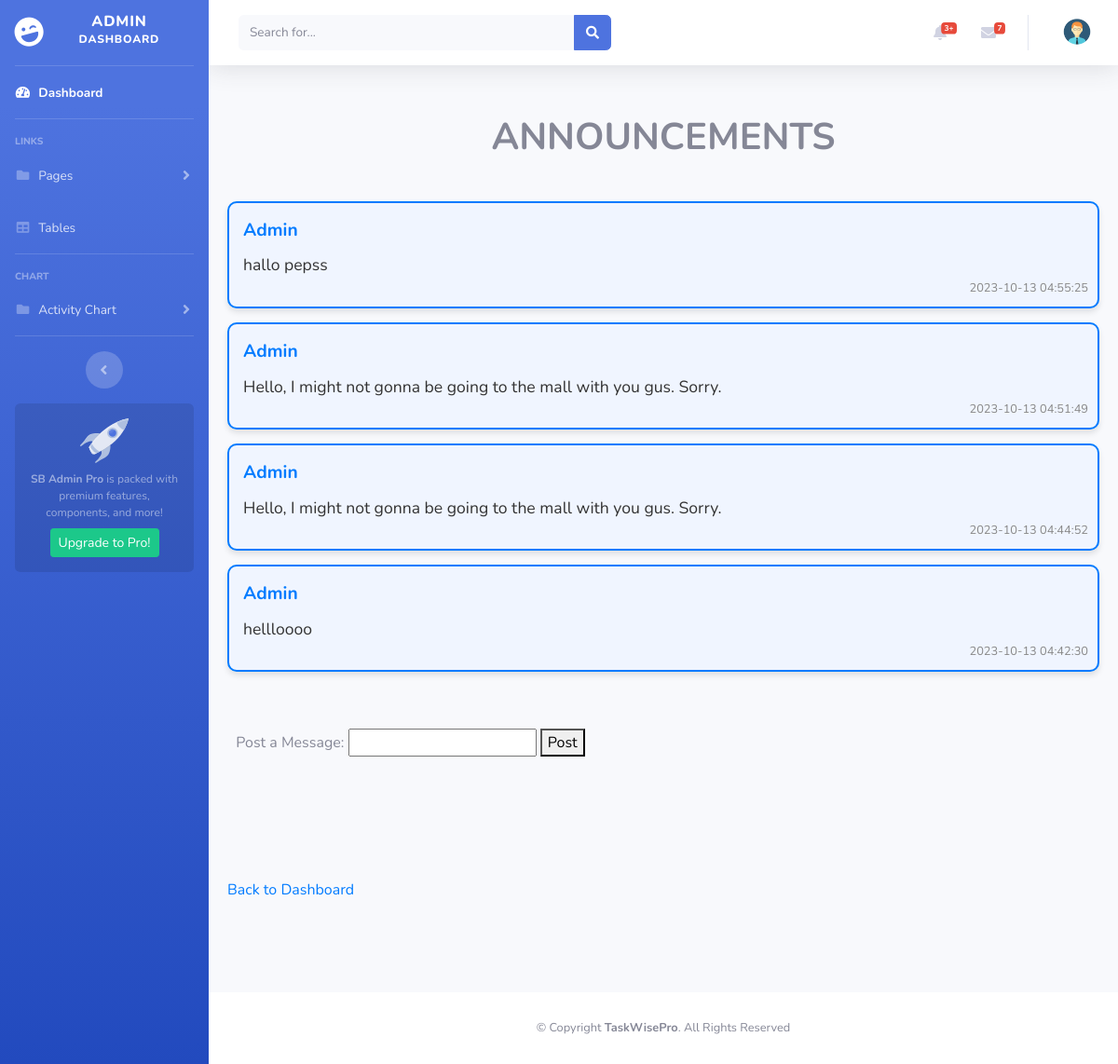
Page /landing/adminpage/messages.php on the earlier database version.
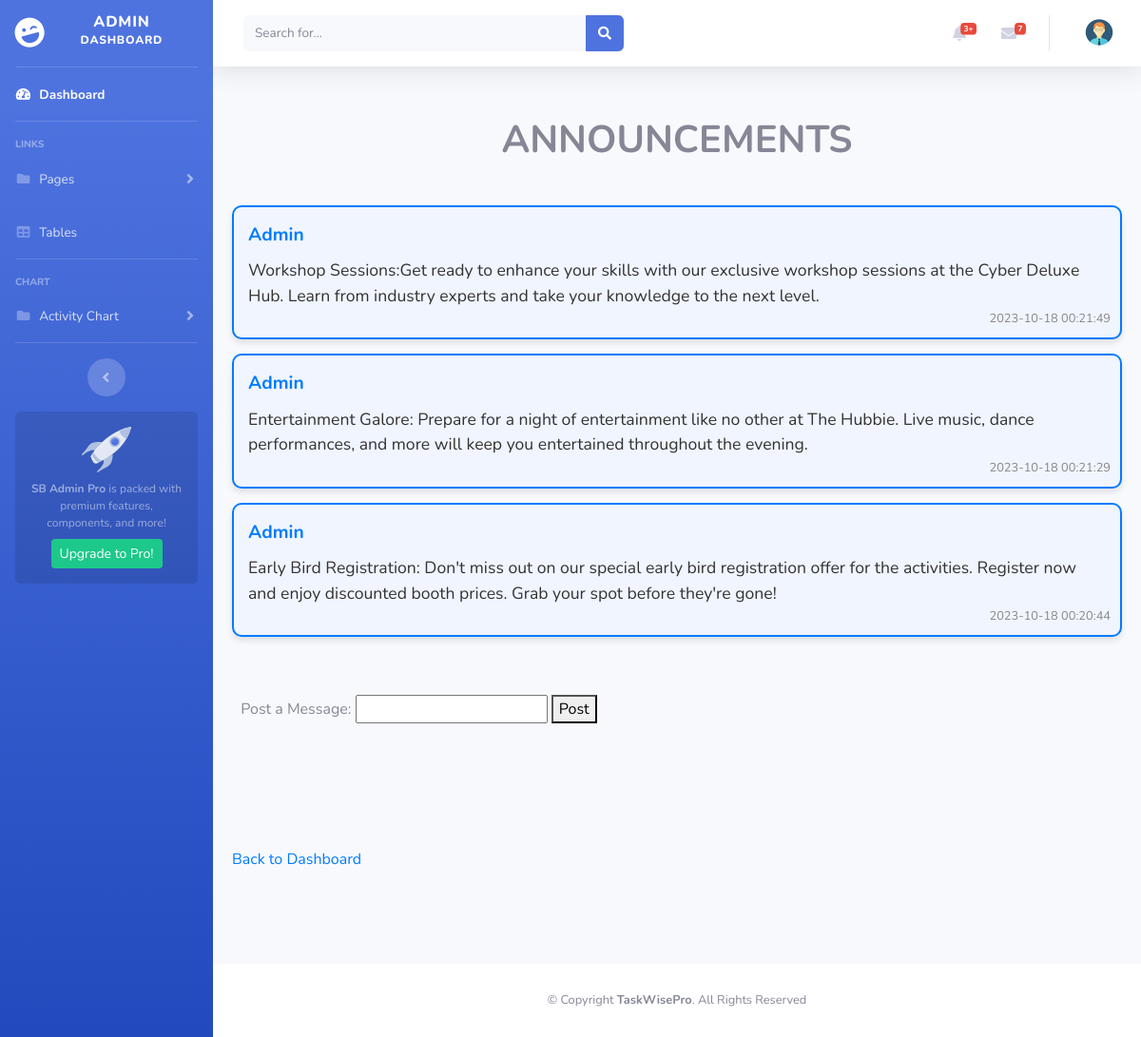
Same page on the later database version.
### tables this page shows
CREATE TABLE `messages` (
  `id` int(11) NOT NULL,
  `sender` varchar(255) DEFAULT NULL,
  `message` text DEFAULT NULL,
  `timestamp` timestamp NOT NULL DEFAULT current_timestamp() ON UPDATE current_timestamp()
);

### landing/adminpage/messages.php (the view, shortened to what this page needs)
<?php
$servername = "localhost";
$username = "root";
$password = "";
$dbname = "user_db";
$conn = new mysqli($servername, $username, $password, $dbname);
$sql = "SELECT * FROM messages ORDER BY timestamp DESC";
$result = $conn->query($sql);
$messages = [];
if ($result->num_rows > 0) {
    while ($row = $result->fetch_assoc()) {
        $messages[] = $row;
    }
}
include_once("../adminpage/include/header.php");
?>
<!DOCTYPE html>
<html>
<head>
</head>
<body>
    <h1>Announcements</h1>
    <ul class="message-list">
        <?php foreach ($messages as $message) { ?>
            <li>
                <strong><?= $message['sender'] ?></strong>
                <p><?= $message['message'] ?></p>
                <small><?= $message['timestamp'] ?></small>
            </li>
        <?php } ?>
    </ul>
    <form method="post" class="message-form">
        <label for="message">Post a Message:</label>
        <input type="text" id="message" name="message" required>
        <button type="submit">Post</button>
    </form>
    <a href="/lara/landing/adminpage/" class="back-link">Back to Dashboard</a>
</body>
</html>
<div style="margin-top: 10%;">
    <?php include_once("../adminpage/include/footer.php"); ?>

### landing/adminpage/include/header.php (shortened to what this page needs)
<!DOCTYPE html>
<html lang="en">
<head>
    <link href="/lara/landing/adminpage/assets/vendor/fontawesome-free/css/all.min.css" rel="stylesheet" type="text/css">
    <link href="/lara/landing/adminpage/assets/css/sb-admin-2.min.css" rel="stylesheet">
    <link href="/lara/landing/adminpage/assets/css/sb-admin-2.css" rel="stylesheet">
</head>
<body id="page-top">
    <div id="wrapper">
        <ul class="navbar-nav bg-gradient-primary sidebar sidebar-dark accordion" id="accordionSidebar">
            <a class="sidebar-brand d-flex align-items-center justify-content-center" href="/lara/landing/adminpage/index.php">
                <div class="sidebar-brand-icon rotate-n-15">
                    <i class="fas fa-laugh-wink"></i>
                </div>
                <div class="sidebar-brand-text mx-3">ADMIN <sup>Dashboard</sup></div>
            </a>
            <hr class="sidebar-divider my-0">
            <li class="nav-item active">
                <a class="nav-link" href="/lara/landing/adminpage/index.php">
                    <i class="fas fa-fw fa-tachometer-alt"></i>
                    <span>Dashboard</span></a>
            </li>
            <hr class="sidebar-divider">
            <div class="sidebar-heading">
                LINKS
            </div>
            <li class="nav-item">
                <a class="nav-link collapsed" href="#" data-toggle="collapse" data-target="#collapsePages"
                    aria-expanded="true" aria-controls="collapsePages">
                    <i class="fas fa-fw fa-folder"></i>
                    <span>Pages</span>
                </a>
            </li>
            <li class="nav-item">
                <a class="nav-link" href="/lara/landing/adminpage/tables.php">
                    <i class="fas fa-fw fa-table"></i>
                    <span>Tables</span></a>
            </li>
            <hr class="sidebar-divider">
            <div class="sidebar-heading">
                CHART
            </div>
            <li class="nav-item">
                <a class="nav-link collapsed" href="#" data-toggle="collapse" data-target="#collapsePage"
                    aria-expanded="true" aria-controls="collapsePage">
                    <i class="fas fa-fw fa-folder"></i>
                    <span>Activity Chart</span>
                </a>
            </li>
            <hr class="sidebar-divider d-none d-md-block">
            <div class="text-center d-none d-md-inline">
                <button class="rounded-circle border-0" id="sidebarToggle"></button>
            </div>
            <div class="sidebar-card d-none d-lg-flex">
                <img class="sidebar-card-illustration mb-2" src="/lara/landing/adminpage/assets/img/undraw_rocket.svg" alt="...">
                <p class="text-center mb-2"><strong>SB Admin Pro</strong> is packed with premium features, components, and more!</p>
                <a class="btn btn-success btn-sm" href="https://startbootstrap.com/theme/sb-admin-pro">Upgrade to Pro!</a>
            </div>
        </ul>
        <div id="content-wrapper" class="d-flex flex-column">
            <div id="content">
                <nav class="navbar navbar-expand navbar-light bg-white topbar mb-4 static-top shadow">
                    <form
                        class="d-none d-sm-inline-block form-inline mr-auto ml-md-3 my-2 my-md-0 mw-100 navbar-search">
                        <div class="input-group">
                            <input type="text" class="form-control bg-light border-0 small" placeholder="Search for..."
                                aria-label="Search" aria-describedby="basic-addon2">
                            <div class="input-group-append">
                                <button class="btn btn-primary" type="button">
                                    <i class="fas fa-search fa-sm"></i>
                                </button>
                            </div>
                        </div>
                    </form>
                    <ul class="navbar-nav ml-auto">
                        <li class="nav-item dropdown no-arrow mx-1">
                            <a class="nav-link dropdown-toggle" href="#" id="alertsDropdown" role="button"
                                data-toggle="dropdown" aria-haspopup="true" aria-expanded="false">
                                <i class="fas fa-bell fa-fw"></i>
                                <span class="badge badge-danger badge-counter">3+</span>
                            </a>
                        </li>
                        <li class="nav-item dropdown no-arrow mx-1">
                            <a class="nav-link dropdown-toggle" href="#" id="messagesDropdown" role="button"
                                data-toggle="dropdown" aria-haspopup="true" aria-expanded="false">
                                <i class="fas fa-envelope fa-fw"></i>
                                <span class="badge badge-danger badge-counter">7</span>
                            </a>
                        </li>
                        <li class="nav-item dropdown no-arrow">
                            <a class="nav-link dropdown-toggle" href="#" id="userDropdown" role="button"
                                data-toggle="dropdown" aria-haspopup="true" aria-expanded="false">
                                <img class="img-profile rounded-circle"
                                src="/lara/landing/assets/img/vectors/admin.png">
                            </a>
                        </li>
                    </ul>
                </nav>
</div>

### landing/adminpage/include/footer.php (shortened to what this page needs)
<footer class="sticky-footer bg-white" style="width: 100%; padding: 2rem 0; flex-shrink: 0;">
    <div class="container my-auto">
        <div class="copyright text-center my-auto">
            &copy; Copyright <strong><span>TaskWisePro</span></strong>. All Rights Reserved
        </div>
    </div>
</footer>
</div>
</div>
</body>
</html>

### landing/adminpage/messages.php (style rules this page uses)
.message-list { list-style-type: none; padding: 0; }
.message-list li { background-color: #f0f5ff; border: 2px solid #007bff; border-radius: 10px; padding: 15px; box-shadow: 0 4px 6px rgba(0, 0, 0, 0.1); position: relative; margin: 15px 20px 15px 20px; }
.message-list li strong { font-weight: bold; color: #007bff; font-size: 1.2em; }
.message-list li p { margin-top: 10px; color: #333; font-size: 1.1em; }
.message-list li small { position: absolute; bottom: 10px; right: 10px; color: #888; }
.back-link { text-decoration: none; color: #007bff; margin: 10% 0 0 20px; }
h1 { margin: 3% 0 3% 0; text-align: center; text-transform: uppercase; font-weight: bolder; }
.message-form { margin: 3% 0 3% 3%; }

Differences in the rows shown:
removed messages: sender "Admin", message "hallo pepss", timestamp "2023-10-13 04:55:25"
removed messages: sender "Admin", message "Hello, I might not gonna be going to the mall with you gus. Sorry.", timestamp "2023-10-13 04:51:49"
removed messages: sender "Admin", message "Hello, I might not gonna be going to the mall with you gus. Sorry.", timestamp "2023-10-13 04:44:52"
removed messages: sender "Admin", message "hellloooo", timestamp "2023-10-13 04:42:30"
added messages: sender "Admin", message "Workshop Sessions:Get ready to enhance your skills with our exclusive workshop sessions at the Cyber Deluxe Hub. Learn from industry experts and take your knowledge to the next level.", timestamp "2023-10-18 00:21:49"
added messages: sender "Admin", message "Entertainment Galore: Prepare for a night of entertainment like no other at The Hubbie. Live music, dance performances, and more will keep you entertained throughout the evening.", timestamp "2023-10-18 00:21:29"
added messages: sender "Admin", message "Early Bird Registration: Don't miss out on our special early bird registration offer for the activities. Register now and enjoy discounted booth prices. Grab your spot before they're gone!", timestamp "2023-10-18 00:20:44"
